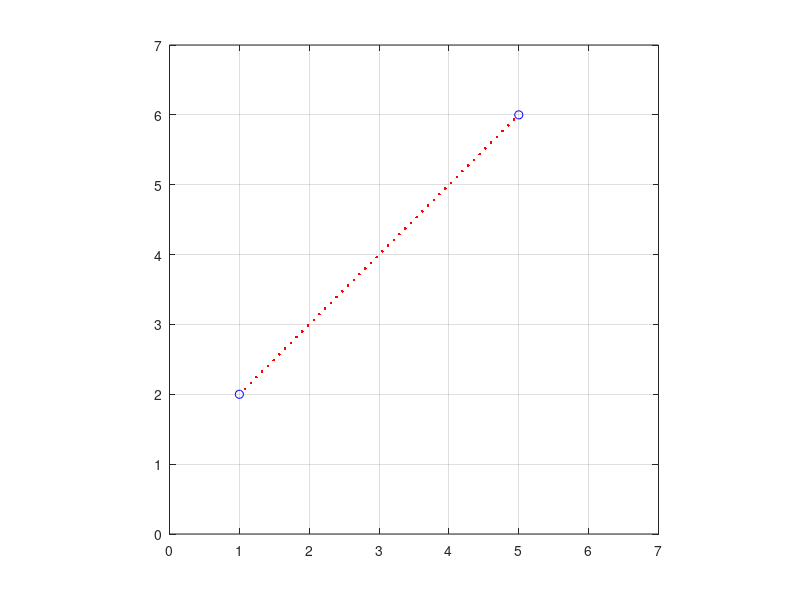

The MATLAB script that drew this image: (Note: this script raises an error after producing the figure.)
clear all
close all
clc

%%
P = [1 2;
    5 6];
plot(P(1,1),P(1,2),'ob')
hold on
plot(P(2,1),P(2,2),'ob')
grid on
axis([0 7, 0 7])
axis equal

tmax = 5;
ta = 0.1;
ts = tic;
pause
t = tic;
while toc(t) < tmax
if toc(ts) > ta    
    x = P(1,1) + toc(t)/tmax*(P(2,1) - P(1,1));
    y = P(1,2) + toc(t)/tmax*(P(2,2) - P(1,2));
    plot(x,y,'.r')
    drawnow
    ts = tic;
end
end

%%
f=figure(1);
set(f,'WindowButtonDownFcn',@clickFunction)
iptPointerManager(f, 'enable');
iptSetPointerBehavior(axis, @(f, currentPoint)set(f, 'Pointer', 'cross'));
plot(1,1,'ok')
hold on
plot(5,5,'ok')
plot(10,10,'ok')
pause
while true
    try
        plot(clickPoint(1,1),clickPoint(1,2),'xk');
        clickPoint = [];
    end
    disp('oi')
    drawnow
end

%%

pos = find(4==Nomes')
Nomes = Nomes';
Nomes(pos) = 0;
for i=pos:(size(Nomes,1)*size(Nomes,2))
    if Nomes(i) ~= 0
        Nomes(i) = Nomes(i) - 1;
    end
end
Nomes = Nomes'


%%

temp = FECHADO;
temp_teste = FECHADO;
valor = 3;
while size(valor,1) ~= 0
%     t = find(valor(end) == temp_teste(:,1));
    valor_t = temp_teste(find(valor(end) == temp_teste(:,4)),1);
    disp(valor(end))
    temp_teste(find(valor(end) == temp_teste(:,1)),:) = [];
    valor = valor(1:(end-1),:);
    valor((end+1):(end+size(valor_t,1)),1) = valor_t;
end
% temp(t,:) = [];











